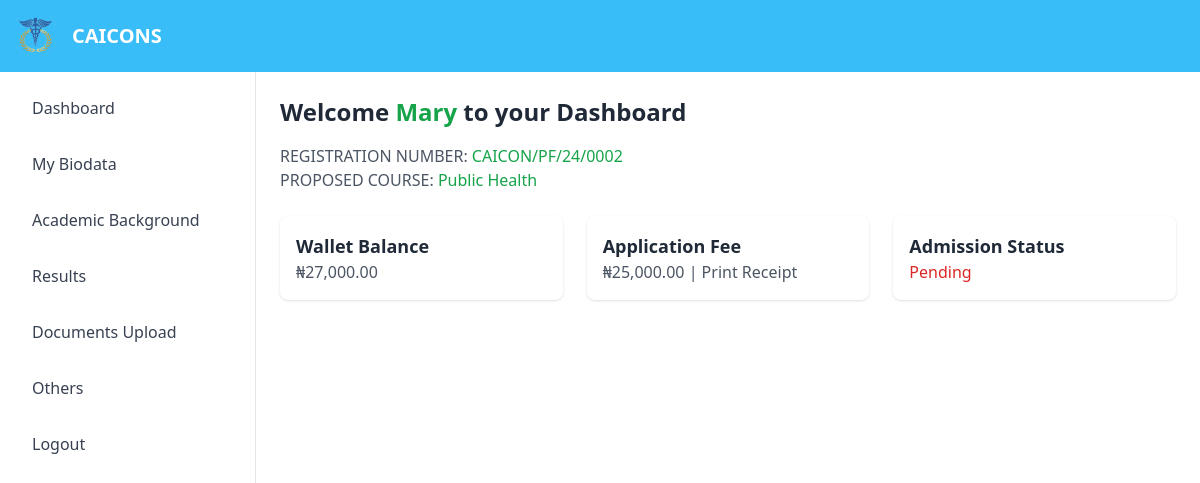
Before: /portal/applicant/dashboard.php (signed in) with the older database file.
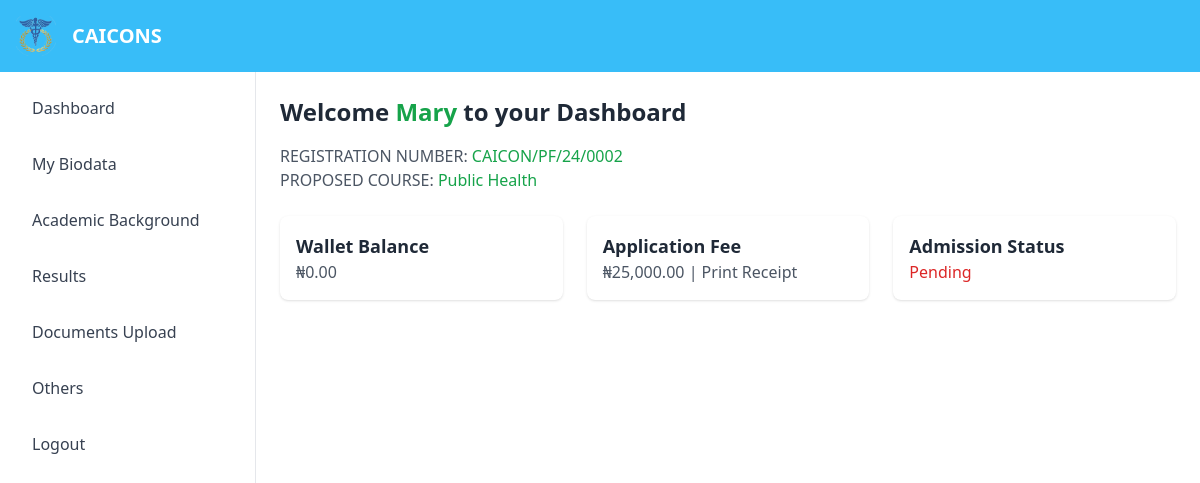
After: the same page with the newer database file.
### tables this page shows
CREATE TABLE `applicants` (
  `applicant_id` int(11) NOT NULL,
  `reg_num` varchar(50) NOT NULL,
  `pwd` varchar(255) NOT NULL,
  `p_decr` varchar(255) NOT NULL,
  `w_amt` varchar(20) NOT NULL,
  `surname` varchar(50) DEFAULT NULL,
  `first_name` varchar(50) DEFAULT NULL,
  `middle_name` varchar(50) DEFAULT NULL,
  `email` varchar(100) DEFAULT NULL,
  `phone_number` varchar(15) DEFAULT NULL,
  `nationality` varchar(50) DEFAULT NULL,
  `sch_session` varchar(10) DEFAULT NULL,
  `invoice_number` varchar(50) NOT NULL,
  `course_id` int(10) NOT NULL,
  `p_status` varchar(20) NOT NULL,
  `a_date` timestamp NOT NULL DEFAULT current_timestamp() ON UPDATE current_timestamp(),
  `dob` varchar(20) NOT NULL,
  `sex` varchar(6) NOT NULL,
  `marital_status` varchar(10) NOT NULL,
  `hometown` varchar(100) NOT NULL,
  `a_address` text NOT NULL,
  `state_of_origin` varchar(100) NOT NULL,
  `contact_address` text NOT NULL
);

### portal/applicant/dashboard.php (the view, shortened to what this page needs)
<?php
include('../conx.php');
$username = $_SESSION['username'];
$sql = "SELECT * FROM applicants WHERE reg_num = '$username'";
$result = $conn->query($sql);
if ($result->num_rows > 0) {
    $data = $result->fetch_assoc();
    $course_id = $data['course_id'];
    $w_amt = $data['w_amt'];
}
$sql2 = "SELECT * FROM courses where id = '$course_id'";
$result2 = $conn->query($sql2);
if ($result2->num_rows > 0) {
    $row = $result2->fetch_assoc();
    $course = $row['course'];
    $f_amount = $row['f_amount'];
}
?>
<!DOCTYPE html>
<html lang="en">
<head>
    <link href="https://cdn.jsdelivr.net/npm/tailwindcss@2.2.19/dist/tailwind.min.css" rel="stylesheet">
    <script src="https://cdn.tailwindcss.com"></script>
    <script src="https://cdn.jsdelivr.net/npm/tailwindcss-jit-cdn@tailwindcss/latest/dist/tailwind.min.js"></script>
    <link rel="stylesheet" href="https://cdnjs.cloudflare.com/ajax/libs/font-awesome/6.6.0/css/all.min.css" />
</head>
<body class="bg-white h-screen flex flex-col">
        <?php
            include('header.php');
        ?>
    <div class="flex flex-grow overflow-hidden">
        <?php
            include('navbar.php');
        ?>
        <main class="flex-grow p-6 overflow-auto">
            <h2 class="text-2xl font-semibold text-gray-800 mb-4">Welcome <a href="#" class="text-green-600"><?= $data['first_name'] ?></a> to your Dashboard</h2>
            <p class="text-gray-600">REGISTRATION NUMBER: <span class="text-green-600"><?php echo $username; ?></span></p>
            <p class="text-gray-600 mb-6">PROPOSED COURSE: <span class="text-green-600"><?php echo $course; ?></span></p>
            <div class="grid grid-cols-1 md:grid-cols-2 lg:grid-cols-3 gap-6">
                <div class="bg-white p-4 shadow rounded-lg">
                    <h3 class="font-semibold text-lg text-gray-800">Wallet Balance</h3>
                    <p class="text-gray-600">&#8358;<?php echo number_format($w_amt,2); ?></p>
                </div>
                <div class="bg-white p-4 shadow rounded-lg">
                    <h3 class="font-semibold text-lg text-gray-800">Application Fee</h3>
                    <p class="text-gray-600">&#8358;<?php echo number_format($f_amount,2); ?> | <a href="p_receipt2.php?reg_num=<?php echo $username; ?>">Print Receipt</a></p>
                </div>
                <div class="bg-white p-4 shadow rounded-lg">
                    <h3 class="font-semibold text-lg text-gray-800">Admission Status</h3>
                    <p class="text-red-600">Pending</p>
                </div>
            </div>
        </main>
    </div>
</body>
</html>

Changed rows visible on the page:
changed applicants "Mary": w_amt "27,000.00" → "0.00"
